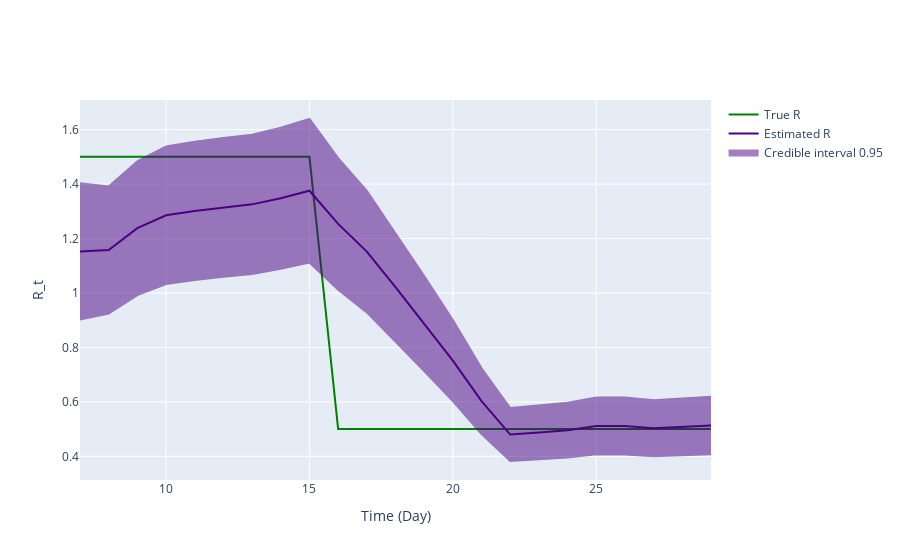

The code cell stored with this chart in its notebook:
### Code cell
fig = ReproductionNumberPlot()

fig.add_ground_truth_rt(ground_truth)
fig.add_interval_rt(interval2)

fig.update_labels(time_label='Time (Day)', r_label='R_t')

fig.show_figure()

### Figure 1 — Plotly figure (JSON) as saved in the notebook; plotly's stock layout.template omitted (floating-point values rounded to 4 significant figures)
{"data": [{"line": {"color": "green"}, "mode": "lines", "name": "True R", "type": "scatter", "x": [7, 8, 9, 10, 11, 12, 13, 14, 15, 16, 17, 18, 19, 20, 21, 22, 23, 24, 25, 26, 27, 28, 29], "y": [1.5, 1.5, 1.5, 1.5, 1.5, 1.5, 1.5, 1.5, 1.5, 0.5, 0.5, 0.5, 0.5, 0.5, 0.5, 0.5, 0.5, 0.5, 0.5, 0.5, 0.5, 0.5, 0.5]}, {"line": {"color": "indigo"}, "mode": "lines", "name": "Estimated R", "type": "scatter", "x": [7, 8, 9, 10, 11, 12, 13, 14, 15, 16, 17, 18, 19, 20, 21, 22, 23, 24, 25, 26, 27, 28, 29], "y": [1.153, 1.158, 1.238, 1.285, 1.301, 1.315, 1.325, 1.348, 1.376, 1.254, 1.152, 1.021, 0.8877, 0.7515, 0.6026, 0.48, 0.4876, 0.4962, 0.5116, 0.5113, 0.5032, 0.5077, 0.5132]}, {"fill": "toself", "fillcolor": "indigo", "line": {"color": "indigo"}, "mode": "lines", "name": "Credible interval 0.95", "opacity": 0.5, "type": "scatter", "x": [7, 8, 9, 10, 11, 12, 13, 14, 15, 16, 17, 18, 19, 20, 21, 22, 23, 24, 25, 26, 27, 28, 29, 29, 28, 27, 26, 25, 24, 23, 22, 21, 20, 19, 18, 17, 16, 15, 14, 13, 12, 11, 10, 9, 8, 7], "y": [1.403, 1.391, 1.483, 1.538, 1.555, 1.57, 1.581, 1.607, 1.639, 1.495, 1.375, 1.22, 1.062, 0.9003, 0.7231, 0.5772, 0.5866, 0.5971, 0.6159, 0.6158, 0.6064, 0.6121, 0.619, 0.4073, 0.4032, 0.4, 0.4069, 0.4074, 0.3953, 0.3886, 0.3829, 0.4821, 0.6028, 0.7134, 0.8223, 0.9288, 1.012, 1.112, 1.089, 1.07, 1.06, 1.048, 1.033, 0.9924, 0.9242, 0.9021]}], "layout": {"hovermode": "x unified", "xaxis": {"title": {"text": "Time (Day)"}}, "yaxis": {"title": {"text": "R_t"}}}}
